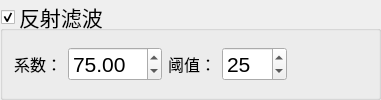
                <widget class="QGroupBox" name="groupBox_reflect_filter">
                 <property name="font">
                  <font>
                   <pointsize>16</pointsize>
                  </font>
                 </property>
                 <property name="title">
                  <string>反射滤波</string>
                 </property>
                 <property name="checkable">
                  <bool>true</bool>
                 </property>
                 <layout class="QHBoxLayout" name="horizontalLayout_9" stretch="1,1,0,0,1,1">
                  <item>
                   <widget class="QLabel" name="label_reflect_filter_b">
                    <property name="font">
                     <font>
                      <pointsize>12</pointsize>
                     </font>
                    </property>
                    <property name="text">
                     <string>系数：</string>
                    </property>
                   </widget>
                  </item>
                  <item>
                   <widget class="QDoubleSpinBox" name="doubleSpinBox_reflect_filter_b">
                    <property name="keyboardTracking">
                     <bool>false</bool>
                    </property>
                    <property name="maximum">
                     <double>100.000000000000000</double>
                    </property>
                    <property name="singleStep">
                     <double>1.000000000000000</double>
                    </property>
                    <property name="value">
                     <double>75.000000000000000</double>
                    </property>
                   </widget>
                  </item>
                  <item>
                   <widget class="QLabel" name="label_reflect_filter_threshold">
                    <property name="font">
                     <font>
                      <pointsize>12</pointsize>
                     </font>
                    </property>
                    <property name="text">
                     <string>阈值：</string>
                    </property>
                   </widget>
                  </item>
                  <item>
                   <widget class="QSpinBox" name="spinBox_reflect_filter_threshold">
                    <property name="keyboardTracking">
                     <bool>false</bool>
                    </property>
                    <property name="minimum">
                     <number>1</number>
                    </property>
                    <property name="maximum">
                     <number>255</number>
                    </property>
                    <property name="singleStep">
                     <number>5</number>
                    </property>
                    <property name="value">
                     <number>25</number>
                    </property>
                   </widget>
                  </item>
                  <item>
                   <spacer name="horizontalSpacer_5">
                    <property name="orientation">
                     <enum>Qt::Horizontal</enum>
                    </property>
                    <property name="sizeHint" stdset="0">
                     <size>
                      <width>40</width>
                      <height>20</height>
                     </size>
                    </property>
                   </spacer>
                  </item>
                  <item>
                   <spacer name="horizontalSpacer_6">
                    <property name="orientation">
                     <enum>Qt::Horizontal</enum>
                    </property>
                    <property name="sizeHint" stdset="0">
                     <size>
                      <width>40</width>
                      <height>20</height>
                     </size>
                    </property>
                   </spacer>
                  </item>
                 </layout>
                </widget>
